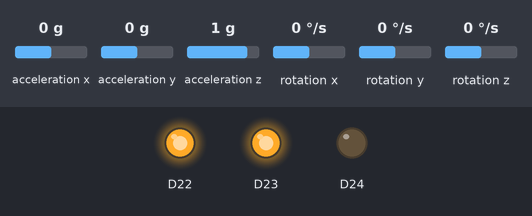
This sketch was run on a simulated Arduino Nano 33 BLE. On the bench: output pins drawn as LEDs (lit = HIGH). Dashed ring = blinking. The inputs (shaded band) are chosen by the test bench; at power-on: acceleration x 0 g, acceleration y 0 g, acceleration z 1 g, rotation x 0 °/s, rotation y 0 °/s, rotation z 0 °/s. Nothing arrives over Bluetooth unless stated; a phone connects over Bluetooth LE 3 s after start; what the sketch prints to the serial monitor is not drawn.

Above: at 0.1 s.
At 1.1 s:
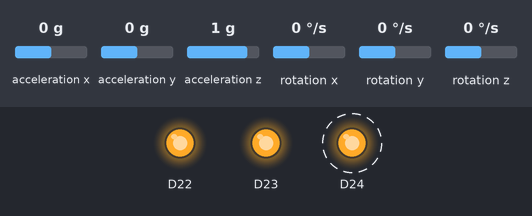
At 3.1 s:
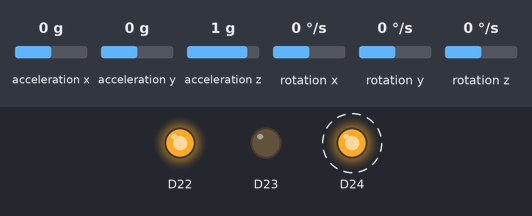
Timing chart, 0 to 4.6 s (numbered marks = the images above):
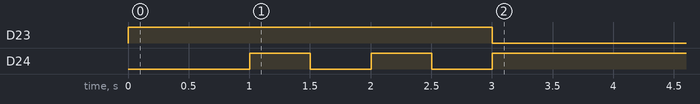

Measured:
- by itself, D23: HIGH → LOW at 3.0 s
- by itself, D24: alternates HIGH for 0.50 s and LOW for 0.50 s, 5 changes in all, then stays HIGH

The sketch:

inference_slave_spectral.ino
```cpp
/**
 * inference_slave_spectral.ino — FusionGait BLE Slave con extracción espectral
 *
 * Hardware : Arduino Nano 33 BLE Sense Rev2 (nRF52840 + BMI270)
 * Role     : BLE Peripheral — acumula ventana local, extrae 84 features
 *            espectrales (FFT + estadísticos) y los envía al Master.
 *
 * Diferencia con inference_slave.ino (raw):
 *   RAW      → envía 6 floats/muestra @ 100 Hz  = 24 bytes cada 10 ms
 *   SPECTRAL → envía 84 floats/ventana @ STEP   = 336 bytes cada 100 ms
 *
 * Extractor (replica del notebook, celda spectral_features):
 *   Por cada canal IMU (6 canales):
 *     - 4 estadísticos:  media, std, RMS, pico-a-pico
 *     - N_FFT_BINS=10 energías FFT en bandas uniformes 0–50 Hz
 *   Total: 6 × (4 + 10) = 84 floats
 *
 * LEDs:
 *   Azul parpadea → anunciando (sin conexión)
 *   Verde fijo    → conectado, extrayendo y enviando features
 *   Rojo fijo     → error de IMU
 */

#include <ArduinoBLE.h>
#include "config.h"

#if IMU_REV2
  #include <Arduino_BMI270_BMM150.h>
#else
  #include <Arduino_LSM9DS1.h>
#endif

// ── BLE ──────────────────────────────────────────────────────────────────
// SPECTRAL_PAYLOAD_BYTES = 84 * 4 = 336 bytes
// El MTU de ArduinoBLE soporta hasta 512 bytes, pero negociado ~244.
// Enviamos en dos chunks si es necesario (ver sendSpectralFeatures).
static const int SPECTRAL_PAYLOAD = SPECTRAL_DIM_PER_SENSOR * sizeof(float); // 336

BLEService        imuService(BLE_SERVICE_UUID);
BLECharacteristic spectralChar(BLE_IMU_UUID,
                                BLENotify | BLERead,
                                SPECTRAL_PAYLOAD);

// ── Ring buffer local ─────────────────────────────────────────────────────
static float ring[WINDOW_SIZE][N_AXES];
static int   buf_head  = 0;
static int   buf_count = 0;
static int   step_cnt  = 0;

// ── Timing ───────────────────────────────────────────────────────────────
static unsigned long last_sample_ms = 0;

// ── LED helper ────────────────────────────────────────────────────────────
inline void setLED(bool r, bool g, bool b) {
    digitalWrite(LEDR, r ? LOW : HIGH);
    digitalWrite(LEDG, g ? LOW : HIGH);
    digitalWrite(LEDB, b ? LOW : HIGH);
}

void haltError(const char* msg) {
    Serial.println(msg);
    while (true) {
        setLED(true, false, false);
        delay(200);
        setLED(false, false, false);
        delay(200);
    }
}

// ── FFT de Goertzel simplificado (sin float[] dinámico) ───────────────────
// Para Nano 33 BLE (256 KB SRAM) es más seguro que arm_rfft.
// Calcula la energía en una banda de frecuencia [f_lo, f_hi) Hz.
static float bandEnergy(const float* sig, int n, float f_lo, float f_hi, float fs) {
    float energy = 0.0f;
    float df     = fs / (float)n;            // Hz por bin FFT
    int   lo     = (int)(f_lo / df + 0.5f);
    int   hi     = (int)(f_hi / df + 0.5f);
    if (hi > n / 2 + 1) hi = n / 2 + 1;
    if (lo >= hi) return 0.0f;

    // DFT directa para los bins en [lo, hi)
    for (int k = lo; k < hi; k++) {
        float re = 0.0f, im = 0.0f;
        float angle = 2.0f * 3.14159265f * (float)k / (float)n;
        for (int i = 0; i < n; i++) {
            re += sig[i] * cosf(angle * i);
            im -= sig[i] * sinf(angle * i);
        }
        energy += (re * re + im * im) / (float)(n * n);
    }
    return energy;
}

// ── Extractor espectral (replica del notebook) ────────────────────────────
// Resultado: features[SPECTRAL_DIM_PER_SENSOR]
// Layout por canal: [mean, std, rms, p2p, bin0, bin1, ..., bin9]
static void extractSpectralFeatures(float features[SPECTRAL_DIM_PER_SENSOR]) {
    const float FS  = (float)SAMPLE_HZ;
    const float BW  = FS / 2.0f / (float)N_FFT_BINS;   // ancho de banda por bin

    // Buffer temporal de señal con media removida (ventana alineada)
    static float sig[WINDOW_SIZE];

    int feat_idx = 0;
    for (int ch = 0; ch < N_AXES; ch++) {
        // Extraer canal de ring buffer (orden cronológico)
        float mu = 0.0f;
        for (int t = 0; t < WINDOW_SIZE; t++) {
            int row = (buf_head + t) % WINDOW_SIZE;
            sig[t]  = ring[row][ch];
            mu     += sig[t];
        }
        mu /= (float)WINDOW_SIZE;

        // Estadísticos temporales
        float variance = 0.0f, rms_sum = 0.0f;
        float vmin =  1e9f, vmax = -1e9f;
        for (int t = 0; t < WINDOW_SIZE; t++) {
            sig[t]    -= mu;   // DC-free para FFT
            variance  += sig[t] * sig[t];
            rms_sum   += (sig[t] + mu) * (sig[t] + mu);
            if (sig[t] + mu < vmin) vmin = sig[t] + mu;
            if (sig[t] + mu > vmax) vmax = sig[t] + mu;
        }
        float sigma = sqrtf(variance / (float)WINDOW_SIZE);
        float rms   = sqrtf(rms_sum  / (float)WINDOW_SIZE);
        float p2p   = vmax - vmin;

        features[feat_idx++] = mu;
        features[feat_idx++] = sigma;
        features[feat_idx++] = rms;
        features[feat_idx++] = p2p;

        // Energía espectral por banda
        for (int b = 0; b < N_FFT_BINS; b++) {
            float f_lo = (float)b       * BW;
            float f_hi = (float)(b + 1) * BW;
            features[feat_idx++] = bandEnergy(sig, WINDOW_SIZE, f_lo, f_hi, FS);
        }
    }
    // feat_idx debe ser == SPECTRAL_DIM_PER_SENSOR = 84
}

// ── Enviar features por BLE ───────────────────────────────────────────────
static float feat_buf[SPECTRAL_DIM_PER_SENSOR];

static void sendSpectralFeatures() {
    extractSpectralFeatures(feat_buf);
    spectralChar.writeValue((uint8_t*)feat_buf, SPECTRAL_PAYLOAD);
}

// ── setup() ──────────────────────────────────────────────────────────────
void setup() {
    Serial.begin(115200);
    pinMode(LEDR, OUTPUT);
    pinMode(LEDG, OUTPUT);
    pinMode(LEDB, OUTPUT);
    setLED(false, false, false);

    if (!IMU.begin()) haltError("ERROR:IMU_INIT");
    Serial.print("IMU OK — ");
    Serial.print(IMU.accelerationSampleRate());
    Serial.println(" Hz");

    if (!BLE.begin()) haltError("ERROR:BLE_INIT");
    BLE.setLocalName(BLE_DEVICE_NAME);
    BLE.setAdvertisedService(imuService);
    imuService.addCharacteristic(spectralChar);
    BLE.addService(imuService);

    float zeros[SPECTRAL_DIM_PER_SENSOR] = {};
    spectralChar.writeValue((uint8_t*)zeros, SPECTRAL_PAYLOAD);

    BLE.advertise();
    Serial.print("STATUS:ADVERTISING as ");
    Serial.println(BLE_DEVICE_NAME);
    Serial.print("SPECTRAL_DIM_PER_SENSOR=");
    Serial.println(SPECTRAL_DIM_PER_SENSOR);
    setLED(false, false, true);
}

// ── loop() ───────────────────────────────────────────────────────────────
void loop() {
    // ── Parpadeo azul sin conexión ────────────────────────────────────────
    BLEDevice central = BLE.central();
    if (!central) {
        static unsigned long blink_t = 0;
        static bool led_on = false;
        if (millis() - blink_t > 500) {
            blink_t = millis();
            led_on = !led_on;
            setLED(false, false, led_on);
        }
        return;
    }

    Serial.print("CONNECTED:");
    Serial.println(central.address());
    setLED(false, true, false);   // verde = conectado

    while (central.connected()) {
        unsigned long now = millis();
        if (now - last_sample_ms < (unsigned long)SAMPLE_MS) continue;
        last_sample_ms = now;

        if (!IMU.accelerationAvailable() || !IMU.gyroscopeAvailable()) continue;

        float ax, ay, az, gx, gy, gz;
        IMU.readAcceleration(ax, ay, az);
        IMU.readGyroscope(gx, gy, gz);

        // Almacenar en ring buffer
        ring[buf_head][0] = ax; ring[buf_head][1] = ay; ring[buf_head][2] = az;
        ring[buf_head][3] = gx; ring[buf_head][4] = gy; ring[buf_head][5] = gz;
        buf_head = (buf_head + 1) % WINDOW_SIZE;
        if (buf_count < WINDOW_SIZE) buf_count++;
        step_cnt++;

        // Enviar features cada STEP_SIZE muestras nuevas (buffer lleno)
        if (buf_count >= WINDOW_SIZE && step_cnt >= STEP_SIZE) {
            step_cnt = 0;
            sendSpectralFeatures();
        }
    }

    Serial.println("DISCONNECTED");
    BLE.advertise();
    setLED(false, false, true);
}
```

config.h
```cpp
#pragma once

// ── Identidad ────────────────────────────────────────────────────────────
#define SENSOR_ID        3
#define PLACEMENT        "tobillo"
#define IMU_REV2         1        // 0=LSM9DS1  1=BMI270 (Rev2)

// ── BLE ──────────────────────────────────────────────────────────────────
// El slave espectral anuncia con el mismo nombre que el esclavo raw,
// pero la característica envía 84 floats en vez de 6.
#define BLE_DEVICE_NAME  "GaitSlave_3"
#define BLE_SERVICE_UUID "19B10000-E8F2-537E-4F6C-D104768A1214"
#define BLE_IMU_UUID     "19B10002-E8F2-537E-4F6C-D104768A1214"  // UUID distinto!

// ── Pipeline IMU ─────────────────────────────────────────────────────────
// Frecuencia de muestreo real medida en datos de entrenamiento: 16 ms/muestra = 62.5 Hz
#define SAMPLE_MS        16             // 62.5 Hz
#define SAMPLE_HZ        62             // 1000/16 truncado
#define WINDOW_SIZE      120    // muestras por ventana (1.2 s @ 100 Hz)
#define STEP_SIZE        10     // muestras entre envíos (envía cada 100 ms)
#define N_AXES           6      // ax,ay,az,gx,gy,gz

// ── Extractor espectral ───────────────────────────────────────────────────
// Debe coincidir exactamente con el notebook:
//   SPECTRAL_DIM_PER_SENSOR = N_AXES * (N_FFT_BINS + 4)
//                           = 6 * (10 + 4) = 84
#define N_FFT_BINS              10
#define SPECTRAL_DIM_PER_SENSOR 84   // features que envía este slave
```
